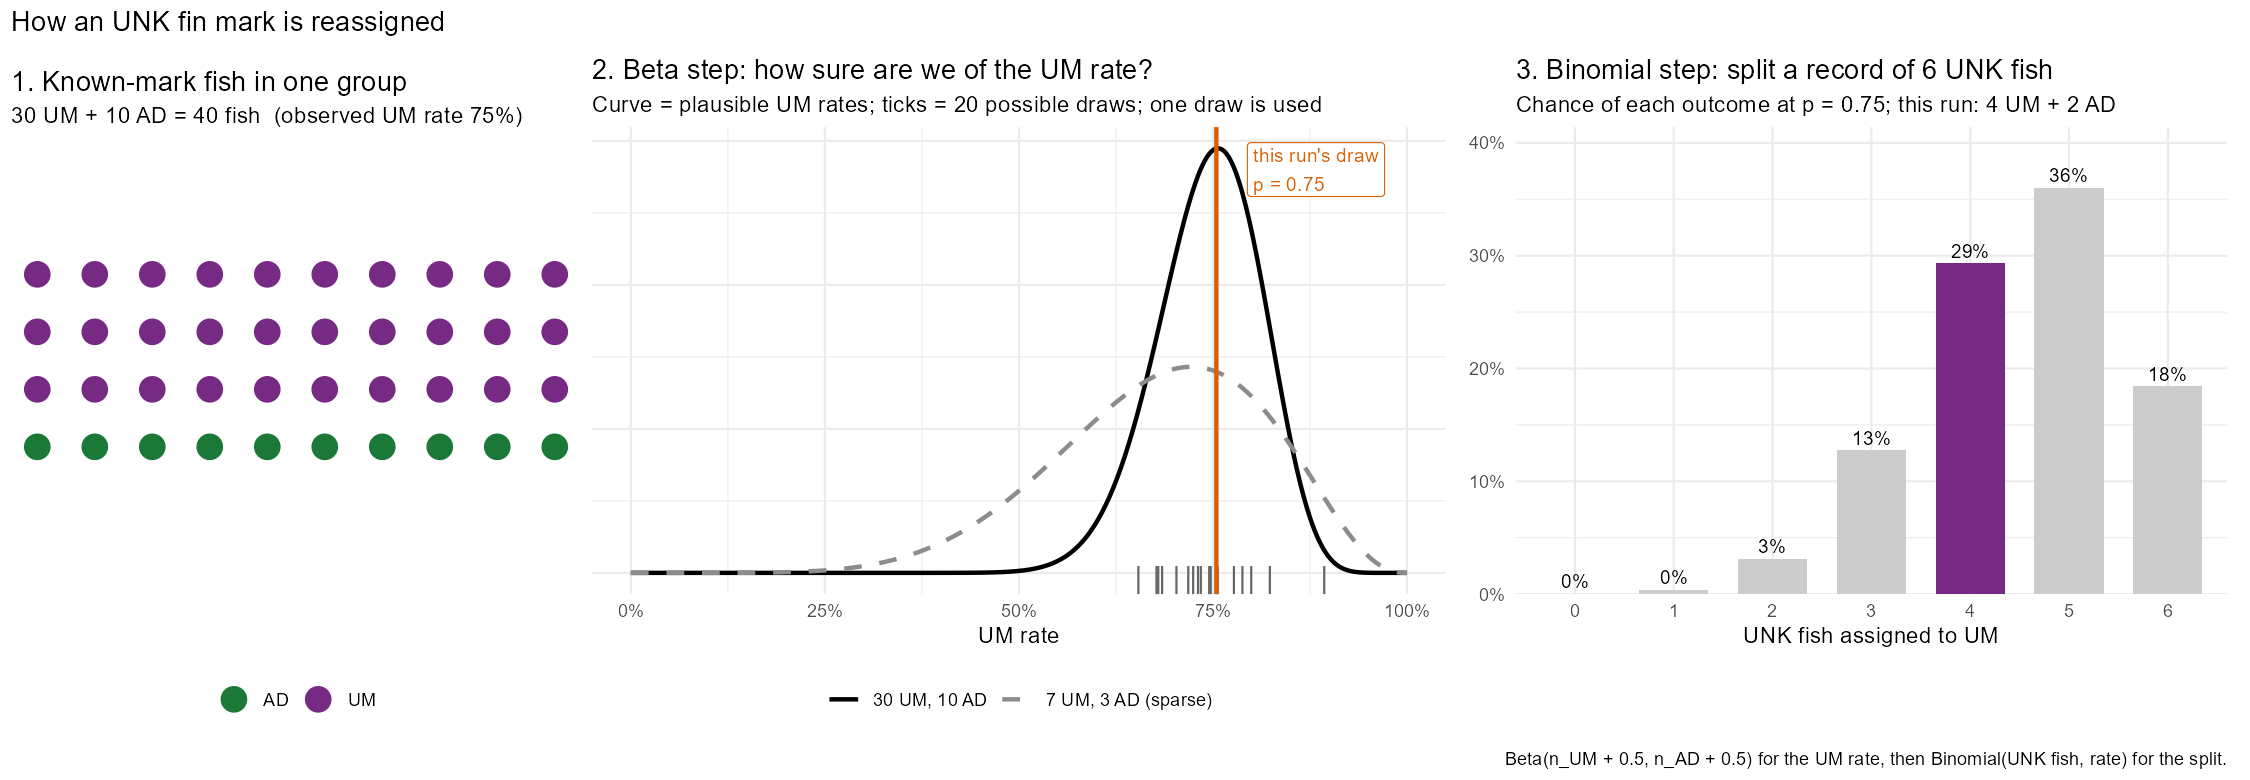

R code for this plot:
# Regenerates documentation_files/unk_beta_binomial_example.png, the worked
# example of the beta and binomial steps in reassign_unk_marks().
# Run from the project root: source("documentation_files/unk_beta_binomial_example.R")

suppressMessages({library(ggplot2); library(patchwork); library(dplyr)})

n_um <- 30; n_ad <- 10   # known-mark fish in the example group
k    <- 6                # UNK fish in one catch record
a <- n_um + 0.5; b <- n_ad + 0.5   # Jeffreys prior, as in reassign_unk_marks()

# Seed chosen so the example shows a typical outcome (rate near 74%, 4 of 6 to UM)
seed <- purrr::detect(1:500, \(s) {
  set.seed(s); d <- rbeta(20, a, b)
  abs(d[1] - 0.74) < 0.02 && rbinom(1, k, d[1]) == 4
})
set.seed(seed)
draws <- rbeta(20, a, b); p <- draws[1]
um <- rbinom(1, k, p)

cols <- c(UM = "#762a83", AD = "#1b7837")

# Panel 1: the known fish in one group
fish <- tibble(i = 1:(n_um + n_ad), mark = rep(c("UM", "AD"), c(n_um, n_ad)),
               x = (i - 1) %% 10, y = -((i - 1) %/% 10))
p1 <- ggplot(fish, aes(x, y, fill = mark)) +
  geom_point(shape = 21, size = 6, colour = "white") +
  scale_fill_manual(values = cols, name = NULL) +
  coord_equal(clip = "off") + scale_y_continuous(expand = expansion(add = 0.6)) + theme_void() +
  labs(title = "1. Known-mark fish in one group",
       subtitle = sprintf("%d UM + %d AD = %d fish  (observed UM rate %.0f%%)",
                          n_um, n_ad, n_um + n_ad, 100 * n_um / (n_um + n_ad))) +
  theme(legend.position = "bottom")

# Panel 2: beta distribution of the UM rate, compared with a sparse group
grid <- tibble(p = seq(0, 1, length.out = 501)) |>
  mutate(`30 UM, 10 AD` = dbeta(p, a, b), `7 UM, 3 AD (sparse)` = dbeta(p, 7.5, 3.5)) |>
  tidyr::pivot_longer(-p, names_to = "group", values_to = "density")
p2 <- ggplot(grid, aes(p, density, colour = group, linetype = group)) +
  geom_line(linewidth = 1) +
  geom_rug(data = tibble(p = draws), aes(p), inherit.aes = FALSE, colour = "grey40", length = unit(0.06, "npc")) +
  geom_vline(xintercept = p, colour = "#d95f02", linewidth = 1) +
  annotate("label", x = p + 0.04, hjust = 0, y = max(grid$density) * 0.95,
           label = sprintf("this run's draw\np = %.2f", p), colour = "#d95f02", size = 3.3) +
  scale_colour_manual(values = c("black", "grey55"), name = NULL) +
  scale_linetype_manual(values = c("solid", "dashed"), name = NULL) +
  scale_x_continuous(labels = scales::percent, limits = c(0, 1)) +
  labs(title = "2. Beta step: how sure are we of the UM rate?",
       subtitle = "Curve = plausible UM rates; ticks = 20 possible draws; one draw is used",
       x = "UM rate", y = NULL) +
  theme_minimal() + theme(legend.position = "bottom", axis.text.y = element_blank())

# Panel 3: binomial split of one UNK record
split <- tibble(n_um = 0:k, prob = dbinom(0:k, k, p), picked = n_um == um)
p3 <- ggplot(split, aes(factor(n_um), prob, fill = picked)) +
  geom_col(width = 0.7) +
  geom_text(aes(label = scales::percent(prob, accuracy = 1)), vjust = -0.4, size = 3.3) +
  scale_fill_manual(values = c(`TRUE` = "#762a83", `FALSE` = "grey80"), guide = "none") +
  scale_y_continuous(labels = scales::percent, expand = expansion(mult = c(0, 0.15))) +
  labs(title = sprintf("3. Binomial step: split a record of %d UNK fish", k),
       subtitle = sprintf("Chance of each outcome at p = %.2f; this run: %d UM + %d AD", p, um, k - um),
       x = "UNK fish assigned to UM", y = NULL) +
  theme_minimal()

fig <- (p1 | p2 | p3) + plot_layout(widths = c(0.8, 1.2, 1)) +
  plot_annotation(title = "How an UNK fin mark is reassigned",
                  caption = "Beta(n_UM + 0.5, n_AD + 0.5) for the UM rate, then Binomial(UNK fish, rate) for the split.")
ggsave(here::here("documentation_files", "unk_beta_binomial_example.png"),
       fig, width = 15, height = 5.2, dpi = 150, bg = "white")
